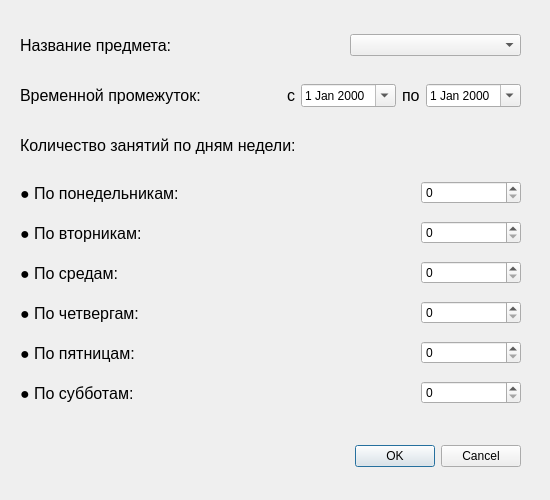
<?xml version="1.0" encoding="UTF-8"?>
<ui version="4.0">
 <class>changeTimePeriodWindow</class>
 <widget class="QDialog" name="changeTimePeriodWindow">
  <property name="geometry">
   <rect>
    <x>0</x>
    <y>0</y>
    <width>550</width>
    <height>500</height>
   </rect>
  </property>
  <property name="windowTitle">
   <string>Dialog</string>
  </property>
  <widget class="QWidget" name="layoutWidget_2">
   <property name="geometry">
    <rect>
     <x>20</x>
     <y>260</y>
     <width>501</width>
     <height>26</height>
    </rect>
   </property>
   <layout class="QHBoxLayout" name="horizontalLayout_8">
    <item>
     <widget class="QLabel" name="label_14">
      <property name="font">
       <font>
        <pointsize>12</pointsize>
       </font>
      </property>
      <property name="text">
       <string>● По средам:</string>
      </property>
     </widget>
    </item>
    <item>
     <spacer name="horizontalSpacer_8">
      <property name="orientation">
       <enum>Qt::Horizontal</enum>
      </property>
      <property name="sizeHint" stdset="0">
       <size>
        <width>40</width>
        <height>20</height>
       </size>
      </property>
     </spacer>
    </item>
    <item>
     <widget class="QSpinBox" name="SpinBox_3">
      <property name="minimumSize">
       <size>
        <width>100</width>
        <height>0</height>
       </size>
      </property>
     </widget>
    </item>
   </layout>
  </widget>
  <widget class="QLabel" name="label_7">
   <property name="geometry">
    <rect>
     <x>20</x>
     <y>130</y>
     <width>461</width>
     <height>31</height>
    </rect>
   </property>
   <property name="font">
    <font>
     <pointsize>12</pointsize>
    </font>
   </property>
   <property name="text">
    <string>Количество занятий по дням недели:</string>
   </property>
  </widget>
  <widget class="QWidget" name="layoutWidget_6">
   <property name="geometry">
    <rect>
     <x>20</x>
     <y>380</y>
     <width>501</width>
     <height>26</height>
    </rect>
   </property>
   <layout class="QHBoxLayout" name="horizontalLayout_9">
    <item>
     <widget class="QLabel" name="label_15">
      <property name="font">
       <font>
        <pointsize>12</pointsize>
       </font>
      </property>
      <property name="text">
       <string>● По субботам:</string>
      </property>
     </widget>
    </item>
    <item>
     <spacer name="horizontalSpacer_9">
      <property name="orientation">
       <enum>Qt::Horizontal</enum>
      </property>
      <property name="sizeHint" stdset="0">
       <size>
        <width>40</width>
        <height>20</height>
       </size>
      </property>
     </spacer>
    </item>
    <item>
     <widget class="QSpinBox" name="SpinBox_6">
      <property name="minimumSize">
       <size>
        <width>100</width>
        <height>0</height>
       </size>
      </property>
     </widget>
    </item>
   </layout>
  </widget>
  <widget class="QWidget" name="layoutWidget">
   <property name="geometry">
    <rect>
     <x>20</x>
     <y>220</y>
     <width>501</width>
     <height>26</height>
    </rect>
   </property>
   <layout class="QHBoxLayout" name="horizontalLayout_10">
    <item>
     <widget class="QLabel" name="label_16">
      <property name="font">
       <font>
        <pointsize>12</pointsize>
       </font>
      </property>
      <property name="text">
       <string>● По вторникам:</string>
      </property>
     </widget>
    </item>
    <item>
     <spacer name="horizontalSpacer_10">
      <property name="orientation">
       <enum>Qt::Horizontal</enum>
      </property>
      <property name="sizeHint" stdset="0">
       <size>
        <width>40</width>
        <height>20</height>
       </size>
      </property>
     </spacer>
    </item>
    <item>
     <widget class="QSpinBox" name="SpinBox_2">
      <property name="minimumSize">
       <size>
        <width>100</width>
        <height>0</height>
       </size>
      </property>
     </widget>
    </item>
   </layout>
  </widget>
  <widget class="QWidget" name="layoutWidget_5">
   <property name="geometry">
    <rect>
     <x>20</x>
     <y>30</y>
     <width>501</width>
     <height>31</height>
    </rect>
   </property>
   <layout class="QHBoxLayout" name="horizontalLayout_11">
    <item>
     <widget class="QLabel" name="label_17">
      <property name="font">
       <font>
        <pointsize>12</pointsize>
       </font>
      </property>
      <property name="text">
       <string>Название предмета:</string>
      </property>
     </widget>
    </item>
    <item>
     <spacer name="horizontalSpacer_11">
      <property name="orientation">
       <enum>Qt::Horizontal</enum>
      </property>
      <property name="sizeHint" stdset="0">
       <size>
        <width>100</width>
        <height>20</height>
       </size>
      </property>
     </spacer>
    </item>
    <item>
     <widget class="QComboBox" name="comboBox">
      <property name="sizePolicy">
       <sizepolicy hsizetype="Expanding" vsizetype="Fixed">
        <horstretch>0</horstretch>
        <verstretch>0</verstretch>
       </sizepolicy>
      </property>
      <property name="currentIndex">
       <number>-1</number>
      </property>
     </widget>
    </item>
   </layout>
  </widget>
  <widget class="QDialogButtonBox" name="buttonBox">
   <property name="geometry">
    <rect>
     <x>180</x>
     <y>440</y>
     <width>341</width>
     <height>32</height>
    </rect>
   </property>
   <property name="orientation">
    <enum>Qt::Horizontal</enum>
   </property>
   <property name="standardButtons">
    <set>QDialogButtonBox::Cancel|QDialogButtonBox::Ok</set>
   </property>
  </widget>
  <widget class="QWidget" name="layoutWidget_3">
   <property name="geometry">
    <rect>
     <x>20</x>
     <y>180</y>
     <width>501</width>
     <height>26</height>
    </rect>
   </property>
   <layout class="QHBoxLayout" name="horizontalLayout_12">
    <item>
     <widget class="QLabel" name="label_18">
      <property name="font">
       <font>
        <pointsize>12</pointsize>
       </font>
      </property>
      <property name="text">
       <string>● По понедельникам:</string>
      </property>
     </widget>
    </item>
    <item>
     <spacer name="horizontalSpacer_12">
      <property name="orientation">
       <enum>Qt::Horizontal</enum>
      </property>
      <property name="sizeHint" stdset="0">
       <size>
        <width>40</width>
        <height>20</height>
       </size>
      </property>
     </spacer>
    </item>
    <item>
     <widget class="QSpinBox" name="SpinBox">
      <property name="minimumSize">
       <size>
        <width>100</width>
        <height>0</height>
       </size>
      </property>
     </widget>
    </item>
   </layout>
  </widget>
  <widget class="QWidget" name="layoutWidget_4">
   <property name="geometry">
    <rect>
     <x>20</x>
     <y>340</y>
     <width>501</width>
     <height>26</height>
    </rect>
   </property>
   <layout class="QHBoxLayout" name="horizontalLayout_13">
    <item>
     <widget class="QLabel" name="label_19">
      <property name="font">
       <font>
        <pointsize>12</pointsize>
       </font>
      </property>
      <property name="text">
       <string>● По пятницам:</string>
      </property>
     </widget>
    </item>
    <item>
     <spacer name="horizontalSpacer_13">
      <property name="orientation">
       <enum>Qt::Horizontal</enum>
      </property>
      <property name="sizeHint" stdset="0">
       <size>
        <width>40</width>
        <height>20</height>
       </size>
      </property>
     </spacer>
    </item>
    <item>
     <widget class="QSpinBox" name="SpinBox_5">
      <property name="minimumSize">
       <size>
        <width>100</width>
        <height>0</height>
       </size>
      </property>
     </widget>
    </item>
   </layout>
  </widget>
  <widget class="QLabel" name="errorLabel">
   <property name="geometry">
    <rect>
     <x>20</x>
     <y>440</y>
     <width>261</width>
     <height>31</height>
    </rect>
   </property>
   <property name="font">
    <font>
     <pointsize>10</pointsize>
    </font>
   </property>
   <property name="styleSheet">
    <string notr="true">color: rgb(255, 0, 0);</string>
   </property>
   <property name="text">
    <string/>
   </property>
  </widget>
  <widget class="QWidget" name="layoutWidget_7">
   <property name="geometry">
    <rect>
     <x>20</x>
     <y>300</y>
     <width>501</width>
     <height>26</height>
    </rect>
   </property>
   <layout class="QHBoxLayout" name="horizontalLayout_14">
    <item>
     <widget class="QLabel" name="label_20">
      <property name="font">
       <font>
        <pointsize>12</pointsize>
       </font>
      </property>
      <property name="text">
       <string>● По четвергам:</string>
      </property>
     </widget>
    </item>
    <item>
     <spacer name="horizontalSpacer_14">
      <property name="orientation">
       <enum>Qt::Horizontal</enum>
      </property>
      <property name="sizeHint" stdset="0">
       <size>
        <width>40</width>
        <height>20</height>
       </size>
      </property>
     </spacer>
    </item>
    <item>
     <widget class="QSpinBox" name="SpinBox_4">
      <property name="minimumSize">
       <size>
        <width>100</width>
        <height>0</height>
       </size>
      </property>
     </widget>
    </item>
   </layout>
  </widget>
  <widget class="QWidget" name="layoutWidget_8">
   <property name="geometry">
    <rect>
     <x>20</x>
     <y>80</y>
     <width>501</width>
     <height>31</height>
    </rect>
   </property>
   <layout class="QHBoxLayout" name="horizontalLayout_15">
    <item>
     <widget class="QLabel" name="label">
      <property name="font">
       <font>
        <pointsize>12</pointsize>
       </font>
      </property>
      <property name="text">
       <string>Временной промежуток:</string>
      </property>
     </widget>
    </item>
    <item>
     <spacer name="horizontalSpacer_15">
      <property name="orientation">
       <enum>Qt::Horizontal</enum>
      </property>
      <property name="sizeHint" stdset="0">
       <size>
        <width>40</width>
        <height>20</height>
       </size>
      </property>
     </spacer>
    </item>
    <item>
     <layout class="QHBoxLayout" name="horizontalLayout_16">
      <item>
       <widget class="QLabel" name="label_2">
        <property name="font">
         <font>
          <pointsize>12</pointsize>
         </font>
        </property>
        <property name="text">
         <string>с</string>
        </property>
       </widget>
      </item>
      <item>
       <widget class="QDateEdit" name="dateEdit">
        <property name="calendarPopup">
         <bool>true</bool>
        </property>
       </widget>
      </item>
     </layout>
    </item>
    <item>
     <layout class="QHBoxLayout" name="horizontalLayout_17">
      <item>
       <widget class="QLabel" name="label_3">
        <property name="font">
         <font>
          <pointsize>12</pointsize>
         </font>
        </property>
        <property name="text">
         <string>по</string>
        </property>
       </widget>
      </item>
      <item>
       <widget class="QDateEdit" name="dateEdit_2">
        <property name="calendarPopup">
         <bool>true</bool>
        </property>
       </widget>
      </item>
     </layout>
    </item>
   </layout>
  </widget>
 </widget>
 <resources/>
 <connections/>
</ui>
